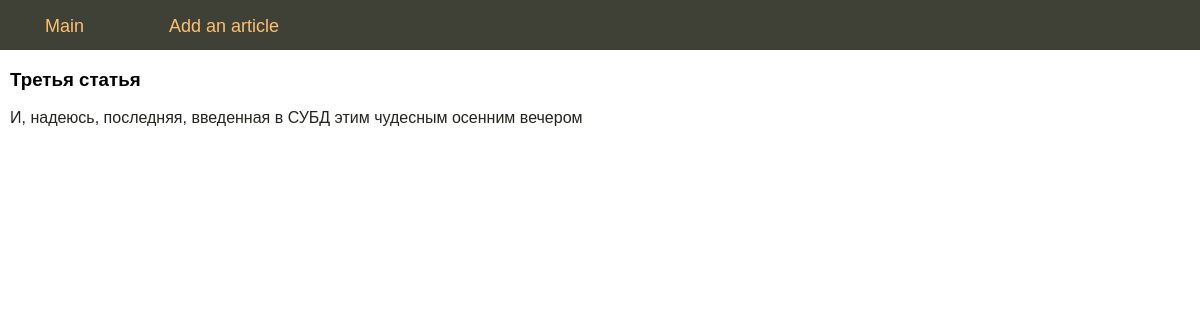
Screenshot of /post/3 with the database file from the repository.
### tables this page shows
CREATE TABLE mainmenu (
id integer PRIMARY KEY AUTOINCREMENT,
title text NOT NULL,
url text NOT NULL
);

CREATE TABLE posts (
id integer PRIMARY KEY AUTOINCREMENT,
title text NOT NULL,
text text NOT NULL,
time integer NOT NULL
);

### flsite.py (the view)
@app.route("/post/<int:id_post>")
def show_post(id_post):
    db = get_db()
    dbase = FDataBase(db)
    title, post = dbase.getPost(id_post)
    if not title:
        abort(404)
    return render_template('post.html', menu=dbase.getMenu(), \
                            title=title, post=post)

### FDataBase.py (called while the page is built)
    def getMenu(self):
        sql = """SELECT * FROM mainmenu"""
        try:
            self.__cur.execute(sql)
            res = self.__cur.fetchall()
            if res:
                return res
        except:
            print("Error reading from DataBase")
        return []

    def getPost(self, postId):
        try:
            self.__cur.execute(f"SELECT title, text FROM posts WHERE id = {postId} LIMIT 1")
            res = self.__cur.fetchone()
            if res:
                return res
        except sqlite3.Error as e:
            print("Error retrieving article from DataBase " + str(e))
        return (False, False)

### flsite.py (called while the page is built)
def connect_db():
    conn= sqlite3.connect(app.config['DATABASE'])
    conn.row_factory = sqlite3.Row
    return conn

def get_db():
    if not hasattr(g, 'link_db'):
        g.link_db = connect_db()
    return g.link_db

### templates/post.html
{% extends 'base.html' %}
{% block content %}
{{ super() }}
<p>{{ post }}</p>
{% endblock %}

### templates/base.html (shortened to what this page needs)
<!DOCTYPE html>
<html>
<head>
    <link type="text/css" href="{{ url_for('static', filename='css/styles.css') }}" rel="stylesheet" />
</head>
<body>
    {% block content -%}
        {%- block mainmenu -%}
        <ul class="mainmenu">
            {% for m in menu -%}
                <li><a href="{{ m.url }}">{{ m.title }}</a></li>
            {% endfor -%}
        </ul>
        {% endblock mainmenu -%}
        <div class="content">
            {% if title -%}
                <h3>{{ title }}</h3>
            {% else -%}
                <h3>Flask framework</h3>
            {% endif -%}
        </div>
    {% endblock -%}
</body>
</html>

### static/css/styles.css (style rules this page uses)
html, body { font-family: 'Arial'; margin: 0; padding: 0; height: 100%; width: 100%; }
a { color: #0059b2; text-decoration: none; }
ul.mainmenu { list-style: none; background: #3f4137; height: 50px; margin: 0; padding: 0; color: #fdc073; font-size: 18px; overflow: hidden; }
ul.mainmenu li { float: left; margin: 16px 40px 0 45px; }
ul.mainmenu li a { color: #fdc073; text-decoration: none; }
div.content { margin: 10px; }
p { color: #23241e; position: relative; left: 10px; }

### rows the page displays
mainmenu: title "Main"
mainmenu: title "Add an article"
posts: title "Третья статья", text "И, надеюсь, последняя, введенная в СУБД этим чудесным осенним вечером"
